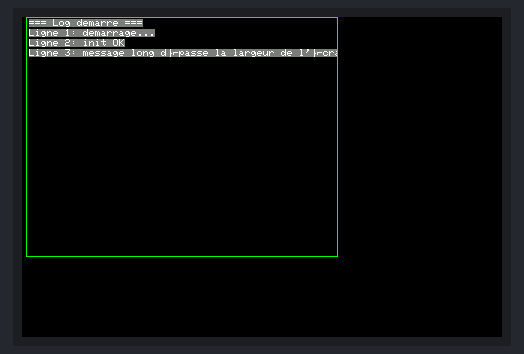
Bench run of a sketch on a simulated ESP32. Parts: 480×320 colour display. What the sketch prints to the serial monitor is not drawn.

Above: at 1.3 s.
At 3.6 s:
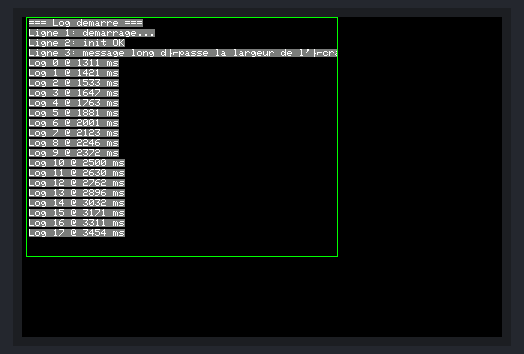
At 4.1 s:
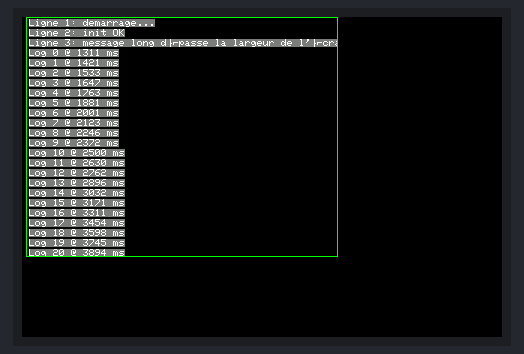
At 4.9 s:
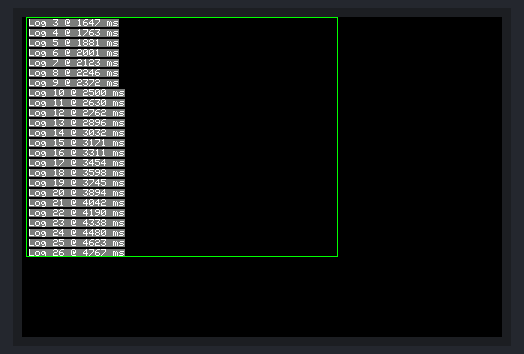
At 5.6 s:
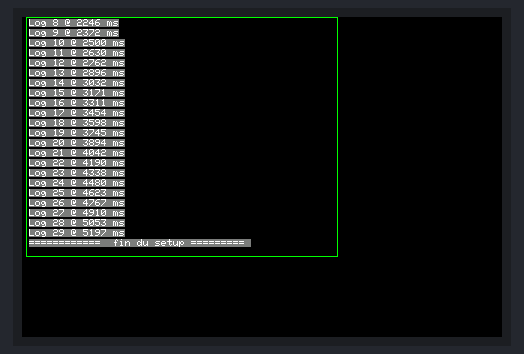
At 7.9 s:
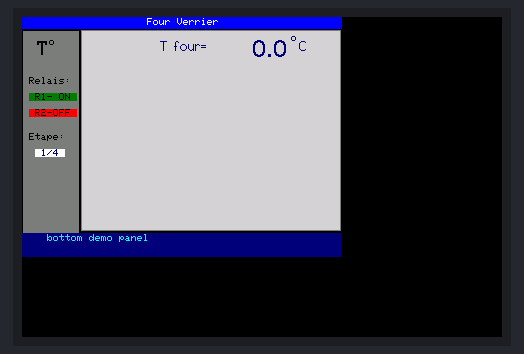

The sketch:

tft_screen_test.ino
```cpp
#include <TFT_eSPI.h>
#include <SPI.h>
#include <TFT_eWidget.h>

#define TFTWIDTH 320
#define TFTHEIGHT 240

// définition des panneaux sur l'écran TFT
#define TOP_PANEL_X 0
#define TOP_PANEL_Y 0
#define TOP_PANEL_TEXT_SIZE 1
#define TOP_PANEL_WIDTH (TFTWIDTH)
#define TOP_PANEL_HEIGHT (8 * TOP_PANEL_TEXT_SIZE + 4)
#define TOP_PANEL_BG_COLOR TFT_BLUE
#define TOP_PANEL_TEXT_COLOR TFT_WHITE
#define TOP_PANEL_FONT 1
#define TOP_PANEL_BORDER_COLOR TFT_BLUE
#define TOP_PANEL_BORDER_SIZE 1

#define BOTTOM_PANEL_X 0
#define BOTTOM_PANEL_TEXT_SIZE 1
#define BOTTOM_PANEL_NB_LINES 2
#define BOTTOM_PANEL_HEIGHT (BOTTOM_PANEL_NB_LINES * (8 * BOTTOM_PANEL_TEXT_SIZE + 2) + 4)
#define BOTTOM_PANEL_Y (TFTHEIGHT - BOTTOM_PANEL_HEIGHT)
#define BOTTOM_PANEL_WIDTH (TFTWIDTH)
#define BOTTOM_PANEL_BG_COLOR TFT_NAVY
#define BOTTOM_PANEL_TEXT_COLOR TFT_CYAN
#define BOTTOM_PANEL_FONT 1
#define BOTTOM_PANEL_BORDER_COLOR TFT_NAVY
#define BOTTOM_PANEL_BORDER_SIZE 1

#define LEFT_PANEL_X 1
#define LEFT_PANEL_Y (TOP_PANEL_Y + TOP_PANEL_HEIGHT + 2)
#define LEFT_PANEL_TXT_MAX_LEN 8
#define LEFT_PANEL_WIDTH (7 * LEFT_PANEL_TXT_MAX_LEN)
#define LEFT_PANEL_HEIGHT (TFTHEIGHT - TOP_PANEL_HEIGHT - BOTTOM_PANEL_HEIGHT - 2)
#define LEFT_PANEL_BG_COLOR TFT_DARKGREY
#define LEFT_PANEL_TEXT_SIZE 1
#define LEFT_PANEL_TEXT_COLOR TFT_BLACK
#define LEFT_PANEL_FONT 1
#define LEFT_PANEL_BORDER_COLOR TFT_BLACK
#define LEFT_PANEL_BORDER_SIZE -1

#define MAIN_PANEL_X (LEFT_PANEL_X + LEFT_PANEL_WIDTH + 2)
#define MAIN_PANEL_Y (TOP_PANEL_Y + TOP_PANEL_HEIGHT + 1)
#define MAIN_PANEL_WIDTH (TFTWIDTH - MAIN_PANEL_X - 1)
#define MAIN_PANEL_HEIGHT (TFTHEIGHT - MAIN_PANEL_Y - BOTTOM_PANEL_HEIGHT - 2)
#define MAIN_PANEL_BG_COLOR TFT_LIGHTGREY
#define MAIN_PANEL_TEXT_SIZE 1
#define MAIN_PANEL_TEXT_COLOR TFT_NAVY
#define MAIN_PANEL_FONT 2
#define MAIN_PANEL_BORDER_COLOR TFT_DARKGREY
#define MAIN_PANEL_BORDER_SIZE 1

#define LOG_PANEL_X 5
#define LOG_PANEL_Y 1
#define LOG_PANEL_TEXT_SIZE 1
#define LOG_PANEL_WIDTH (TFTWIDTH - 10)
#define LOG_PANEL_HEIGHT (TFTHEIGHT - 2)
#define LOG_PANEL_BG_COLOR TFT_BLACK
#define LOG_PANEL_TEXT_COLOR TFT_WHITE
#define LOG_PANEL_FONT 1
#define LOG_PANEL_BORDER_COLOR TFT_GREEN
#define LOG_PANEL_BORDER_SIZE -1
#define LABEL_SIZE 16
#define VALUE_SIZE 16

typedef struct {
  uint16_t posX, posY, largeur, hauteur;
  uint8_t txtSize, txtFont;
  uint32_t bgColor, borderColor;
  uint16_t txtColor;
  short borderSize;
} tVueConfig;

typedef struct {
  const char *label;
  char value[VALUE_SIZE];
  uint16_t x, y, w, h;
  uint8_t txtSize, txtFont;
  uint16_t labelColor, valueColor;
} tInfoTFT;


TFT_eSPI tft = TFT_eSPI();

// Configuration du buffer
const int MAX_LINES = 24;  // nombre de lignes en mémoire (ajustable)
const int LINE_LEN = 128;  // caractères max par ligne (incluant '\0')

char **linesBuf;   //[MAX_LINES][LINE_LEN];
int bufHead = 0;   // prochaine position d'écriture
int bufCount = 0;  // nombre de lignes stockées

int textSize = 1;
int lineHeight;
int topLineIndex = 0;  // index logique de la ligne affichée en haut

unsigned long lastMillis = 0;
unsigned long lastAdd = 0;


tVueConfig vueLog = { LOG_PANEL_X,
                      LOG_PANEL_Y,
                      LOG_PANEL_WIDTH,
                      LOG_PANEL_HEIGHT,
                      LOG_PANEL_TEXT_SIZE,
                      LOG_PANEL_FONT,
                      LOG_PANEL_BG_COLOR,
                      LOG_PANEL_BORDER_COLOR,
                      LOG_PANEL_TEXT_COLOR,
                      LOG_PANEL_BORDER_SIZE };

tVueConfig vueTop = { TOP_PANEL_X,
                      TOP_PANEL_Y,
                      TOP_PANEL_WIDTH,
                      TOP_PANEL_HEIGHT,
                      TOP_PANEL_TEXT_SIZE,
                      TOP_PANEL_FONT,
                      TOP_PANEL_BG_COLOR,
                      TOP_PANEL_BORDER_COLOR,
                      TOP_PANEL_TEXT_COLOR,
                      TOP_PANEL_BORDER_SIZE };

tVueConfig vueBottom = { BOTTOM_PANEL_X,
                         BOTTOM_PANEL_Y,
                         BOTTOM_PANEL_WIDTH,
                         BOTTOM_PANEL_HEIGHT,
                         BOTTOM_PANEL_TEXT_SIZE,
                         BOTTOM_PANEL_FONT,
                         BOTTOM_PANEL_BG_COLOR,
                         BOTTOM_PANEL_BORDER_COLOR,
                         BOTTOM_PANEL_TEXT_COLOR,
                         BOTTOM_PANEL_BORDER_SIZE };

tVueConfig vueLeft = { LEFT_PANEL_X,
                       LEFT_PANEL_Y,
                       LEFT_PANEL_WIDTH,
                       LEFT_PANEL_HEIGHT,
                       LEFT_PANEL_TEXT_SIZE,
                       LEFT_PANEL_FONT,
                       LEFT_PANEL_BG_COLOR,
                       LEFT_PANEL_BORDER_COLOR,
                       LEFT_PANEL_TEXT_COLOR,
                       LEFT_PANEL_BORDER_SIZE };

tVueConfig vueMain = { MAIN_PANEL_X,              //posX
                       MAIN_PANEL_Y,              //posY
                       MAIN_PANEL_WIDTH,          //largeur
                       MAIN_PANEL_HEIGHT,         //hauteur
                       MAIN_PANEL_TEXT_SIZE,      //txtSize
                       MAIN_PANEL_FONT,           //txtFont
                       MAIN_PANEL_BG_COLOR,       //bgColor
                       MAIN_PANEL_BORDER_COLOR,   //borederColor
                       MAIN_PANEL_TEXT_COLOR,     //txtColor
                       MAIN_PANEL_BORDER_SIZE };  //borderSize


void setVue(tVueConfig *params) {
  tft.resetViewport();
  yield();
  tft.setViewport(params->posX, params->posY, params->largeur, params->hauteur);
  tft.fillScreen(params->bgColor);
  yield();
  if (params->borderSize != 0) tft.frameViewport(params->borderColor, params->borderSize);
  tft.setTextSize(params->txtSize);
  tft.setTextColor(params->txtColor, params->bgColor);
}

// Ajoute une ligne et force l'affichage immédiat de la fin (saut immédiat)
void addTFTLogLineImmediate(const char *s) {
  // copie avec limite - buffer tournant sur les lignes
  strncpy(linesBuf[bufHead], s, LINE_LEN - 1);
  linesBuf[bufHead][LINE_LEN - 1] = '\0';

  bufHead = (bufHead + 1) % MAX_LINES;  // index buffer tournant
  if (bufCount < MAX_LINES) {
    bufCount++;  // buffer pas plein on occupe une ligne de plus (topLineIndex reste à 0)
  } else {
    // buffer plein : écrase la plus ancienne -> topLineIndex avance d'une pour garder cohérence
    topLineIndex = (topLineIndex + 1) % bufCount;  // 1ère ligne affichée
  }

  drawFrameDirect();
}

// Dessine directement l'écran sans sprite : reconstruit les lignes visibles.
// Méthode simple et à faible mémoire.
void drawFrameDirect() {
  tft.fillScreen(LOG_PANEL_BG_COLOR);
  tft.setTextColor(LOG_PANEL_TEXT_COLOR, LEFT_PANEL_BG_COLOR);
  tft.setTextSize(LOG_PANEL_TEXT_SIZE);
  tft.setTextDatum(TL_DATUM);
  tft.setTextWrap(true);

  if (bufCount == 0) return;

  int y = 0;
  for (int i = 0; i < bufCount; i++) {
    char tmp[LINE_LEN];
    int index = (topLineIndex + i) % MAX_LINES;
    strncpy(tmp, linesBuf[index], sizeof(tmp));
    tft.drawString(tmp, 2, y + 1, 1);
    y += lineHeight;
  }
}

void log_begin() {
  int i;
  // allocation dynamique des lignes du buffer de scroll
  linesBuf = (char **)malloc(MAX_LINES * sizeof(char *));
  if (!linesBuf) {
    Serial.println("Erreur allocation lignes");
    while (1)
      ;
  }

  bool pb = false;
  for (i = 0; (i < MAX_LINES) && !pb; i++) {
    linesBuf[i] = (char *)malloc(LINE_LEN * sizeof(char));
    pb = (linesBuf[i] == NULL);
  }
  if (pb) {
    Serial.printf("Erreur allocation ligne[%d]\n", i);
    while (1)
      ;
  }
}

void log_end() {
  // on libère la mémoire occupée par les lignes
  for (int i = 0; i < MAX_LINES; i++) {
    free(linesBuf[i]);
  }
  free(linesBuf);
}

void setup() {
  char buf[128];

  Serial.begin(115200);
  tft.init();
  //yield();
  tft.setRotation(3);  // 270°
  tft.fillScreen(TFT_BLACK);
  Serial.println("rotation Ok");

  delay(500);
  //yield();
  tft.setTextFont(1);
  tft.setTextDatum(TL_DATUM);
  tft.setTextWrap(true,true);
  tft.setTextSize(1);

  lineHeight = 10;
  Serial.println("tft setText* Ok");

  log_begin();
  Serial.println("log begin Ok");

  setVue(&vueLog);

  // exemples init
  addTFTLogLineImmediate("=== Log demarre ===");
  addTFTLogLineImmediate("Ligne 1: demarrage...");
  addTFTLogLineImmediate("Ligne 2: init OK");
  addTFTLogLineImmediate("Ligne 3: message long dépasse la largeur de l'écran (test wrapping).");

  // dessin initial
  drawFrameDirect();
  Serial.print("bufCount=");
  Serial.println(bufCount);

  Serial.print("lineHeight=");
  Serial.println(lineHeight);
  Serial.print("FreeHeap=");
  Serial.println(ESP.getFreeHeap());

  for (int i = 0; i < 30; i++) {
    delay(20);
    char tmp[64];
    snprintf(tmp, sizeof(tmp), "Log %d @ %lu ms", i, millis());
    addTFTLogLineImmediate(tmp);
  }

  char tmp[64];
  snprintf(tmp, sizeof(tmp), "============  fin du setup ========= ");
  addTFTLogLineImmediate(tmp);
  addTFTLogLineImmediate("");
  Serial.println(tmp);
  log_end();

  // attente 5s et mise en place des viewports
  delay(2000);
  tft.resetViewport();
  tft.fillScreen(TFT_BLACK);
  yield();

  setVue(&vueLeft);
  yield();
  // uint16_t old_padding = tft.getTextPadding();
  // tft.setTextPadding(3);
  tft.setCursor(2,10);
  tft.setTextSize(LEFT_PANEL_TEXT_SIZE+1);
  tft.print(" T");
  tft.setTextSize(LEFT_PANEL_TEXT_SIZE);
  tft.drawString("o", tft.getCursorX(),tft.getCursorY()-3,1);
  tft.setCursor(2, 30);
  tft.println("\n\n Relais:\n ");
  tft.print(" ");
  tft.setTextColor(TFT_BLACK, TFT_DARKGREEN);
  tft.println(" R1- ON \n");
  tft.setTextColor(LEFT_PANEL_TEXT_COLOR, LEFT_PANEL_BG_COLOR);
  tft.print(" ");
  tft.setTextColor(TFT_BLACK, TFT_RED);
  tft.println(" R2-OFF \n");
  tft.setTextColor(LEFT_PANEL_TEXT_COLOR, LEFT_PANEL_BG_COLOR);
  tft.println("");
  tft.println(" Etape:\n  ");
  tft.print("  ");
  tft.setTextColor(TFT_NAVY, TFT_WHITE);
  tft.printf(" %1d/%1d ", 1, 4);
  tft.setTextColor(LEFT_PANEL_TEXT_COLOR, LEFT_PANEL_BG_COLOR);
  // tft.setTextPadding(old_padding);

  yield();
  setVue(&vueTop);
  yield();
  tft.drawString("Four Verrier", 125, 1);
  tft.resetViewport();

  yield();

  setVue(&vueBottom);
  yield();
  tft.drawString("bottom demo panel", 25, 1);

  tft.resetViewport();
  yield();

  setVue(&vueMain);
}

double arrondi(double f, int d) {
  double mul = pow(10.0, d);
  return (round(f * mul) / mul);
}

void loop() {
  static int cpt = 0;
  if (millis() - lastAdd > 500) {
    lastAdd = millis();
    char m[8];
    snprintf(m, sizeof(m), " %3.1f", arrondi((1.0 * (cpt++) / 4.0), 1));
    yield();
    //Serial.printf("\n%s",m);
    uint8_t old_datum = tft.getTextDatum();
    //uint8_t old_font = tft.getTextFont();
    tft.setTextDatum(TR_DATUM);
    int xposValue = tft.getViewportWidth()/2 -4 ;

    tft.drawString("T four=", xposValue, 8, 2);
    //tft.fillRect(50, 50, (strlen(m) * 7), lineHeight, MAIN_PANEL_BG_COLOR);
    //int xposValue= 52+10*(strlen(m)+1);
    xposValue += 80;
    tft.drawString(m, xposValue, 8, 4);
    tft.setTextDatum(TL_DATUM);
    //tft.fillRect()
    yield();
    tft.drawString("o", xposValue + 4, 4, 1);
    tft.drawString("C", xposValue + 12, 8, 2);
    //tft.drawSpot(130, MAIN_PANEL_Y + 50, 10, MAIN_PANEL_TEXT_COLOR, MAIN_PANEL_BG_COLOR);
    //tft.drawLine(5, 5, MAIN_PANEL_X + MAIN_PANEL_WIDTH - 10, 5, TFT_RED);
    // Serial.print("Main_panel Width: ");
    // Serial.println(MAIN_PANEL_WIDTH);
    tft.setTextDatum(old_datum);
  }
}
```

Measured:
- what the display in image 1 shows lasts 0.4 s, from 3.6 s to 4.0 s
- what the display in image 3 shows lasts 0.7 s, from 4.9 s to 5.6 s
- what the display in image 4 shows lasts 2.0 s, from 5.6 s to 7.6 s
